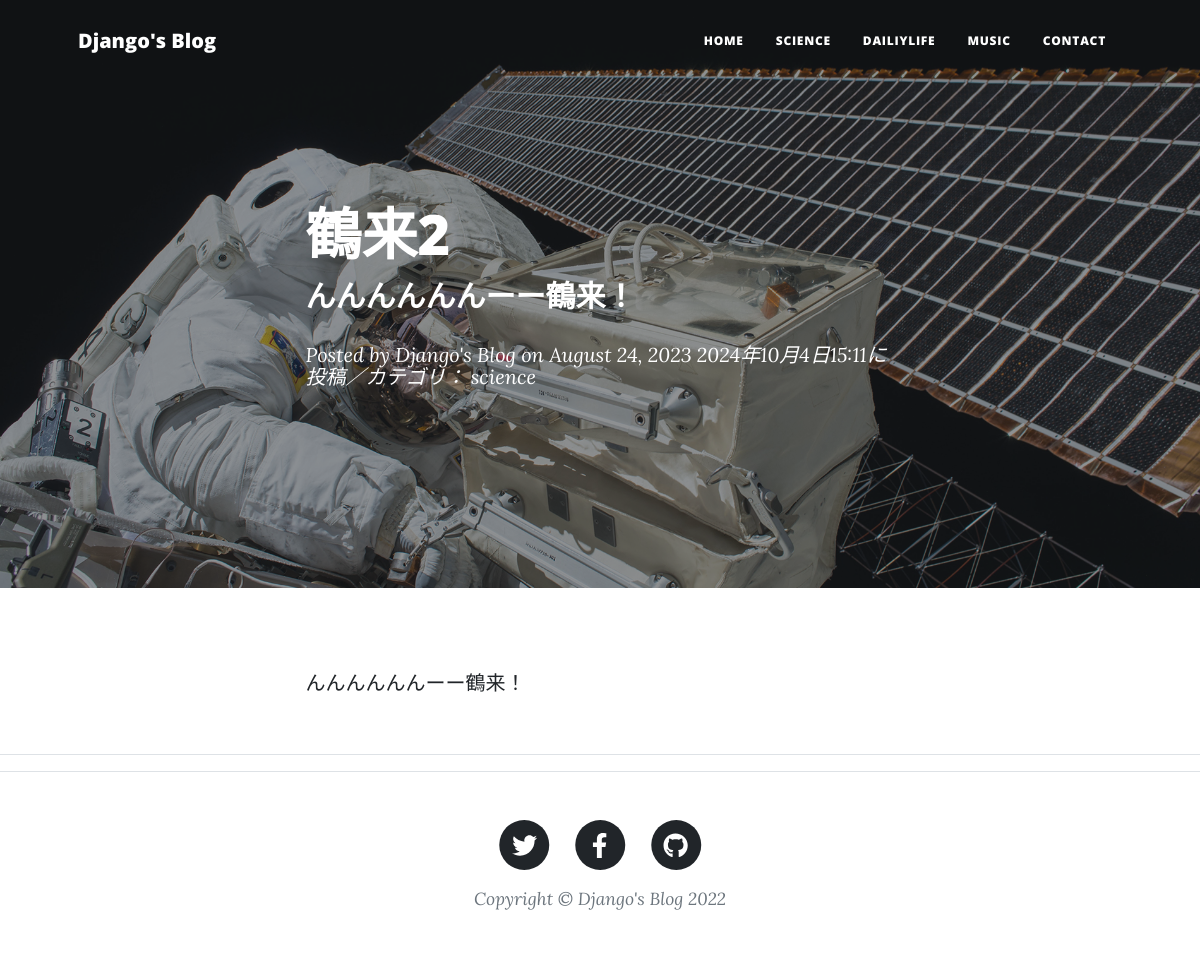
Page /blog-detail/2/ on the committed database.
### blogapp/models.py (models this page shows, shortened)
class BlogPost(models.Model):
    CATEGORY = (('science','科学のこと'),
                ('dailylife','日常のこと'),
                ('music','音楽のこと'))
    title = models.CharField(
        verbose_name='タイトル',
        max_length=200
    )
    content = models.TextField(
        verbose_name='本文'
    )
    posted_at = models.DateTimeField(
        verbose_name='投稿日時',
        auto_now_add=True
    )
    category = models.CharField(
        verbose_name='カテゴリ',
        max_length=50,
        choices=CATEGORY
    )

### blogapp/views.py (the view)
class BlogDetail(DetailView):
    template_name ='post.html'
    model = BlogPost

### blogapp/templates/post.html (shortened to what this page needs)
{% extends 'base.html'%}
{% load static %}
        {% block header %}
        <header class="masthead" style="background-image: url({% static 'assets/img/post-bg.jpg' %})">
            <div class="container position-relative px-4 px-lg-5">
                <div class="row gx-4 gx-lg-5 justify-content-center">
                    <div class="col-md-10 col-lg-8 col-xl-7">
                        <div class="post-heading">
                            <h1>{{object.title}}</h1>
                            <h2 class="subheading">
                                {{object.content|truncatechars:30}}</h2>
                            <span class="meta">
                                Posted by
                                <a href={% url "blogapp:index" %}>
                                    Django's Blog</a>
                                on August 24, 2023
                                {{object.posted_at}}に投稿／カテゴリ：
                                {{object.category}}
                            </span>
                        </div>
                    </div>
                </div>
            </div>
        </header>
        {% endblock %}
        {% block contents %}
        <article class="mb-4">
            <div class="container px-4 px-lg-5">
                <div class="row gx-4 gx-lg-5 justify-content-center">
                    <div class="col-md-10 col-lg-8 col-xl-7">
                        <p>{{object.content}}</p>
                    </div>
                </div>
            </div>
        </article>
        <hr>
        {% endblock %}

### rows in the picture
BlogPost: title "鶴来2", content "んんんんんんーー鶴来！", posted_at "2024年10月4日15:11", category "science"
